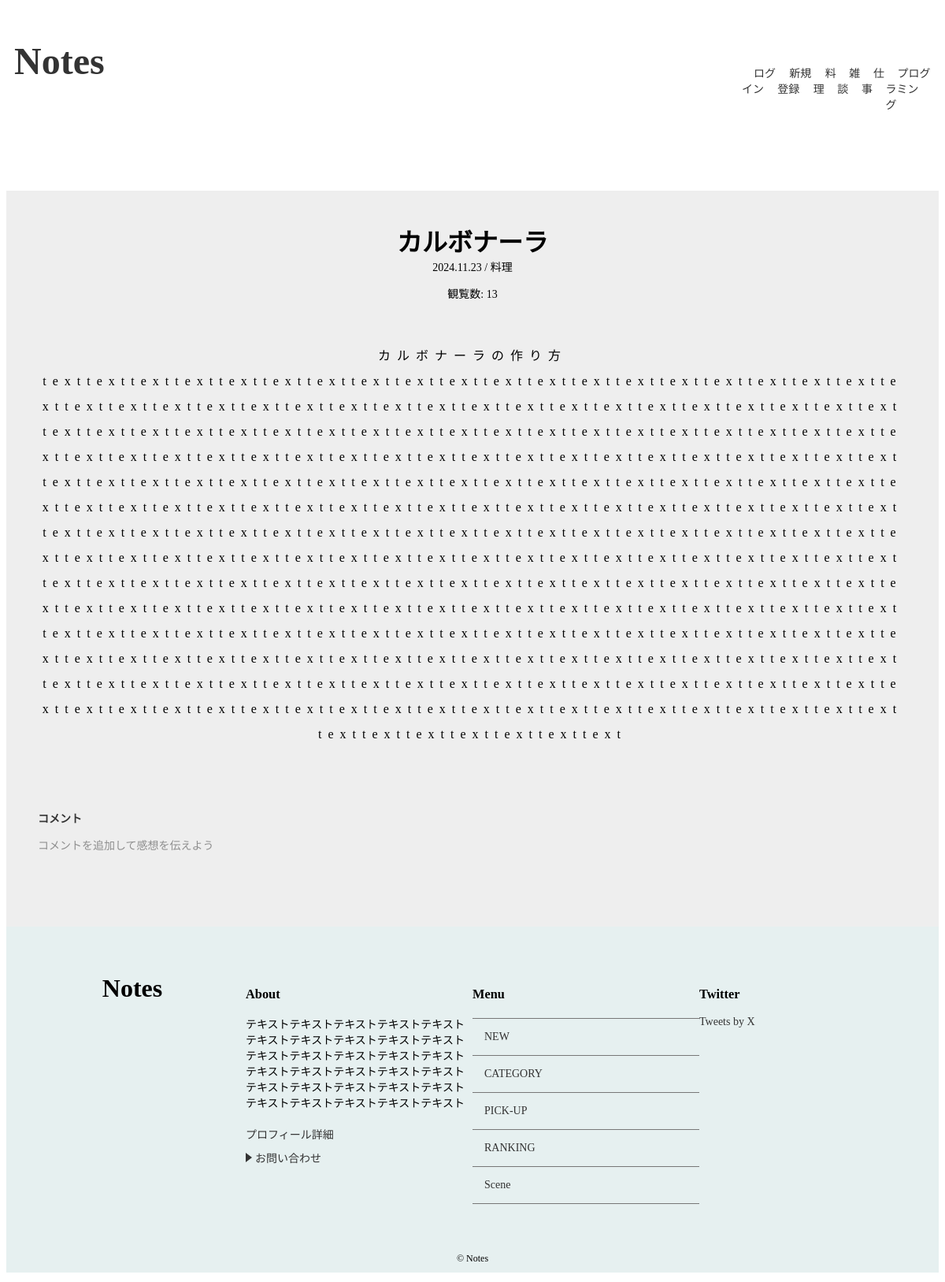
Page /detail/5/ on the committed database.
### notes/models.py (models this page shows, shortened)
class Post(models.Model):
    title = models.CharField('タイトル',max_length=255)
    image = models.ImageField(upload_to='images',verbose_name='イメージ画像',null=True, blank=True)
    text = models.TextField('本文')
    author = models.ForeignKey(User, on_delete=models.CASCADE, verbose_name='著者', null=True, blank=True)
    created_at = models.DateTimeField('作成日',default=timezone.now)
    category = models.ForeignKey(Category,verbose_name='カテゴリ',on_delete=models.PROTECT)
    views = models.PositiveIntegerField(default=1)
    tags = TaggableManager()

class Category(models.Model):
    name = models.CharField('カテゴリ',max_length=30)
    image = models.ImageField(upload_to='category_images/', blank=True,null=True)
    created_at = models.DateField('作成日',default=timezone.now)
    def __str__(self):
        return self.name

### notes/views.py (the view)
# urls.py: path('detail/<int:pk>/',views.DetailView.as_view(),name='detail'),
class DetailView(generic.DetailView):
    model = Post
    def get(self, request, *args, **kwargs):
        response = super().get(request, *args, **kwargs)
        post = self.get_object()
        post.views += 1
        post.save()
        return response

### notes/context_processors.py (called while the page is built)
def common(repuest):
    context = {
        'category_list':Category.objects.all(),
    }
    return context

### notes/templates/notes/post_detail.html (shortened to what this page needs)
{% extends 'notes/base.html' %}
{% load static %}
{% block extra_css %}
<link rel="stylesheet" href="{% static 'notes/css/detail.css' %}">
{% endblock %}
{% block content %}
{% if post %}
<div id="post-detail-container">
  <div id="post-detail" class="wrapper">
    <div id="post-detail-title">{{ post.title }}</div>
    <div id="post-detail-created_at">
      {{ post.created_at|date:"Y.m.d"}} / {{ post.category }}
    </div>
    <p>観覧数: {{ post.views }}</p>
    <div id="post-detail-text">
      {{ post.text|linebreaksbr }}
    </div>
    {% else %}
    <p>データが見つかりませんでした。</p>
  {% endif %}
  </div>
    <div id="post-detail-comments" class="wrapper">
    <div id="comment-btn">
      <a  href="{% url 'notes:comment' post.pk %}">コメント</a>
      <p>コメントを追加して感想を伝えよう</p>
    </div>
  </div>
</div>
{% endblock %}

### notes/static/notes/css/index.css (style rules this page uses)
* { box-sizing: border-box; }
html { font-size: 100%; scroll-behavior: smooth; }
body { font-size: 0.875rem; background-color: #ffffff; }
a { color: #333; text-decoration: none; transform: all 0.5s; }
.wrapper { max-width: 1200px; margin: 0 auto; padding: 0 0; }
@media (min-width: 768px) { #post-detail-title { font-size: 1.5rem; } }
@media (min-width: 768px) { #post-detail-text { padding: 20px; } }

### notes/static/notes/css/detail.css (style rules this page uses)
#post-detail-container { max-width: 100%; background-color: #eeeeee; padding-top: 40px; padding-bottom: 40px; margin: 0 auto; min-height: 100vh; }
#post-detail { text-align: center; }
#post-detail-title { font-size: 2rem; font-weight: bold; }
#post-detail-text { max-width: 100%; padding: 40px 40px; box-sizing: border-box; word-wrap: break-word; font-size: 1rem; letter-spacing: 0.5em; line-height: 2; }
#post-detail-comments { padding: 40px 40px; }
#comment-btn a { font-weight: bold; }
#comment-btn p { opacity: 0.4; }

### rows in the picture
Post: title "カルボナーラ", created_at "2024.11.23", category "料理", views "13", text "カルボナーラの作り方texttexttexttexttexttexttexttexttexttexttexttexttexttexttexttexttexttexttexttexttexttexttexttexttexttexttexttexttexttexttexttexttexttexttexttexttexttexttexttexttexttexttexttexttexttexttexttexttexttexttexttexttexttexttexttexttexttexttexttexttexttexttexttexttexttexttexttexttexttexttexttexttexttexttexttexttexttexttexttexttexttexttexttexttexttexttexttexttexttexttexttexttexttexttexttexttexttexttexttexttexttexttexttexttexttexttexttexttexttexttexttexttexttexttexttexttexttexttexttexttexttexttexttexttexttexttexttexttexttexttexttexttexttexttexttexttexttexttexttexttexttexttexttexttexttexttexttexttexttexttexttexttexttexttexttexttexttexttexttexttexttexttexttexttexttexttexttexttexttexttexttextte…"
